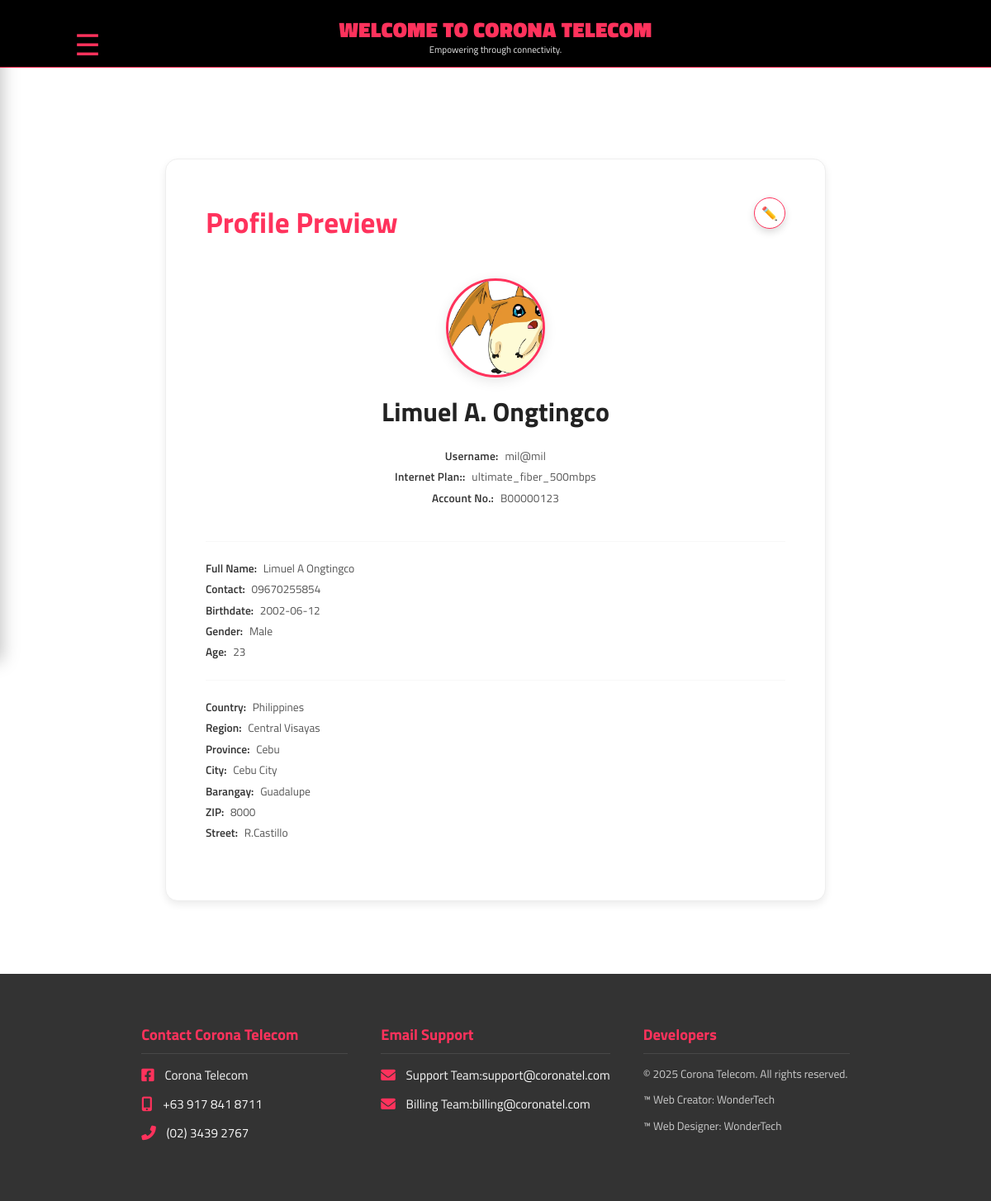
Screenshot of /cx/dashboard?tab=profile (signed in) with the database file from the repository.
### models.py (models this page shows, shortened)
class Cx(db.Model, UserMixin):
    id = db.Column(db.Integer, primary_key=True)
    email = db.Column(db.String(120), unique=True, nullable=False)
    password = db.Column(db.String(200), nullable=False)  # Hashed password
    name = db.Column(db.String(120))
    avatar = db.Column(db.String(255), default='default.png')
    role = db.Column(db.String(10), nullable=False, default='customer')
    contact = db.Column(db.String(50))
    account_number = db.Column(db.String(50))
    internet_plan = db.Column(db.String(50))
    first_name = db.Column(db.String(50))
    middle_name = db.Column(db.String(50))
    middle_initial = db.Column(db.String(50)) # Kept this for historical reasons or if you plan to use it differently
    surname = db.Column(db.String(50))
    extension_name = db.Column(db.String(50)) # Added this column
    birthdate = db.Column(db.Date)
    gender = db.Column(db.String(20))
    location_country = db.Column(db.String(50))
    location_region = db.Column(db.String(50))
    location_province = db.Column(db.String(50))
    location_city = db.Column(db.String(50))
    location_barangay = db.Column(db.String(50))
    location_zip = db.Column(db.String(20))
    location_street = db.Column(db.String(100))
    payments = db.relationship('PaymentProof', backref='customer', lazy=True)
    requests = db.relationship('CxRequest', backref='customer', lazy=True)

### app.py (the view)
@app.route('/cx/dashboard')
@login_required
def cx_dashboard():
    tab = request.args.get('tab', 'home')
    verified = request.args.get('verified')
    age = calculate_age(current_user.birthdate) if hasattr(current_user, 'birthdate') else None
    uploads = PaymentProof.query.filter_by(cx_id=current_user.id).order_by(PaymentProof.uploaded_at.desc()).all()
    requests = CxRequest.query.filter_by(cx_id=current_user.id).order_by(CxRequest.uploaded_at.desc()).all()
    previous_rebates = [r for r in requests if r.type == 'rebate']
    previous_overcharges = [r for r in requests if r.type == 'overcharge']
    soa_files = SOA.query.filter_by(cx_id=current_user.id).order_by(SOA.uploaded_at.desc()).all()
    all_notifications = Notification.query.filter_by(cx_id=current_user.id).order_by(Notification.created_at.desc()).all()
    return render_template(
        'cx/dashboard.html',
        active_tab=tab,
        tab=tab,
        age=age,
        dashboard_header=True,
        previous_uploads=uploads,
        user_requests=requests,
        all_notifications=all_notifications,
        verified=verified,
        now=datetime.now(),
        previous_rebates=previous_rebates,
        previous_overcharges=previous_overcharges,
        soa_files=soa_files
    )

### app.py (called while the page is built)
def calculate_age(birthdate):
    if birthdate:
        today = date.today()
        return today.year - birthdate.year - ((today.month, today.day) < (birthdate.month, birthdate.day))
    return None

@login_manager.user_loader
def load_user(user_id):
    user_type = session.get('user_type')
    if user_type == 'admin':
        return AdminUser.query.get(int(user_id))
    else:
        return Cx.query.get(int(user_id))  # Cx model for customers

### templates/cx/dashboard.html (shortened to what this page needs)
{% extends "base.html" %}
{% block content %}
<div class="tab-wrapper">
    {% if active_tab == 'profile' %}
    {% include 'cx/profile_tab.html' %}
    {% elif active_tab == 'billing' %}
    {% include 'cx/billing_tab.html' %}
    {% endif %}
</div>
{% endblock %}

### templates/cx/profile_tab.html (shortened to what this page needs)
<div class="card profile-container">
    {% if request.args.get('edit') != '1' %}
    <div class="profile-summary">
        <div class="profile-preview-header">
            <span class="preview-heading">Profile Preview</span>
            <a href="{{ url_for('cx_dashboard', tab='profile', edit='1') }}" class="edit-profile-btn">
                ✏️
            </a>
        </div>
        <div class="profile-hero-section">
            <img src="{{ url_for('static', filename='uploads/' + (current_user.avatar or 'logo.jpg')) }}" alt="Avatar" class="avatar-display-large">
            <h2 class="user-display-name">{{ current_user.name }}</h2>
            <div class="user-main-info">
                 <p class="detail-item"><strong>Username:</strong> <span>{{ current_user.email or 'N/A' }}</span></p>
                 <p class="detail-item"><strong>Internet Plan::</strong> <span>{{ current_user.internet_plan or 'N/A' }}</span></p>
				 <p class="detail-item"><strong>Account No.:</strong> <span>{{ current_user.account_number or 'N/A' }}</span></p>
             </div>
        </div>
        <div class="profile-details-group">
            <p class="detail-item"><strong>Full Name:</strong> <span>{{ current_user.first_name or '' }} {{ current_user.middle_name or '' }} {{ current_user.surname or '' }}</span></p>
			<p class="detail-item"><strong>Contact:</strong> <span>{{ current_user.contact or 'N/A' }}</span></p>
            <p class="detail-item"><strong>Birthdate:</strong> <span>{{ current_user.birthdate or 'N/A' }}</span></p>
            <p class="detail-item"><strong>Gender:</strong> <span>{{ current_user.gender or 'N/A' }}</span></p>
			<p class="detail-item"><strong>Age:</strong> <span>{{ age or 'N/A' }}</span></p>
        </div>
        <div class="profile-details-group">
            <p class="detail-item"><strong>Country:</strong> <span>{{ current_user.location_country or 'N/A' }}</span></p>
            <p class="detail-item"><strong>Region:</strong> <span>{{ current_user.location_region or 'N/A' }}</span></p>
            <p class="detail-item"><strong>Province:</strong> <span>{{ current_user.location_province or 'N/A' }}</span></p>
            <p class="detail-item"><strong>City:</strong> <span>{{ current_user.location_city or 'N/A' }}</span></p>
            <p class="detail-item"><strong>Barangay:</strong> <span>{{ current_user.location_barangay or 'N/A' }}</span></p>
            <p class="detail-item"><strong>ZIP:</strong> <span>{{ current_user.location_zip or 'N/A' }}</span></p>
            <p class="detail-item"><strong>Street:</strong> <span>{{ current_user.location_street or 'N/A' }}</span></p>
        </div>
    </div>
    {% endif %}
</div>

### rows the page displays
Cx: avatar (picture), name "Limuel A. Ongtingco", email "mil@mil", internet_plan "ultimate_fiber_500mbps", account_number "B00000123", first_name "Limuel", middle_name "A", surname "Ongtingco", contact "09670255854", birthdate "2002-06-12", gender "Male", location_country "Philippines", location_region "Central Visayas", location_province "Cebu", location_city "Cebu City", location_barangay "Guadalupe", location_zip "8000", location_street "R.Castillo"

### other values shown
{{ age or 'N/A' }} "23"
